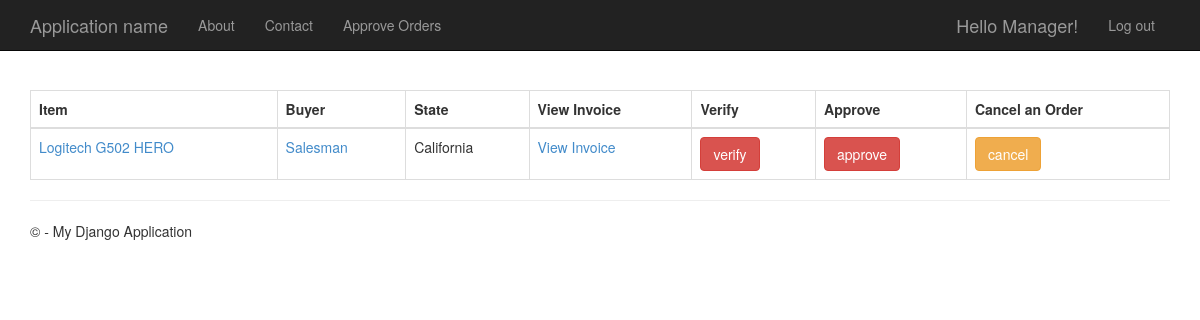
Before: /approve-order/ (signed in) with the older database file.
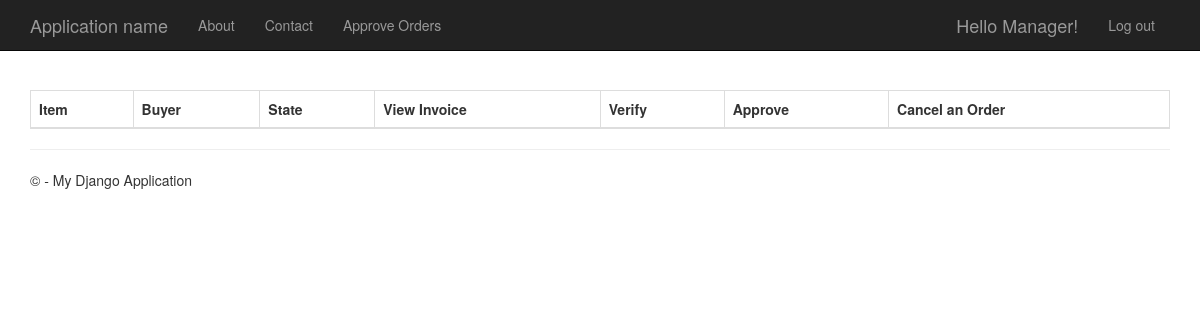
After: the same page with the newer database file.
### item/models.py (models this page shows, shortened)
class DeliveryOrder(models.Model):
    date_added_order = models.DateField(auto_now_add=True)
    item = models.ForeignKey(Item, on_delete=models.CASCADE)
    user = models.ForeignKey(User, on_delete=models.CASCADE)
    quantity = models.IntegerField(default=1)
    state = models.CharField(max_length=30)
    city = models.CharField(max_length=30)
    address = models.CharField(max_length=255)
    home = models.CharField(max_length=30)
    is_verified = models.BooleanField(default=False)
    is_approved = models.BooleanField(default=False)
    is_completed = models.BooleanField(default=False)
    is_canceled = models.BooleanField(default=False)
    is_invoice = models.BooleanField(default=False)
    is_invoice_created = models.BooleanField(default=False)
    service = models.IntegerField(default=10)
    tax = models.IntegerField(default=10)
    quantity = models.IntegerField(default=1)
    invoice = models.FloatField(default=0)

class Item(models.Model):
    name = models.CharField(max_length=50)
    owner = models.ForeignKey(User, on_delete=models.CASCADE)
    price = models.FloatField()
    quantity = models.IntegerField(default=1)
    description = models.TextField(null=True, default=None, blank=True)
    def __str__(self):
        return self.name

### users/models.py (models this page shows)
class User(AbstractUser):
    is_salesman = models.BooleanField(default=True)
    is_manager = models.BooleanField(default=False)
    is_courier = models.BooleanField(default=False)
    is_financeofficer = models.BooleanField(default=False)

### item/views.py (the view)
# urls.py: path("approve-order/", views.approve_order, name="approve-order"),
def approve_order(request):
    orders = DeliveryOrder.objects.all()
    return render(request, "items/approve_order.html", {"orders": orders})

### item/templates/items/approve_order.html (shortened to what this page needs)
{% extends "app/layout.html" %}
{% block content %}
<div>
    {% if user.is_manager %}
    <br/><br/>
        <table class="table table-bordered">
            <thead>
                <tr>
                    <th scope="col">Item</th>
                    <th scope="col">Buyer</th>
                    <th scope="col">State</th>
                    <th scope="col">View Invoice</th>
                    <th scope="col">Verify</th>
                    <th scope="col">Approve</th>
                    <th scope="col">Cancel an Order</th>
                </tr>
            </thead>
            <tbody>
                {% for order in orders %}
                {% if order.is_canceled == False and not order.is_approved == True or order.is_approved and order.is_verified == False and not order.is_canceled == True %}
                    {% if order.is_invoice %}
                <tr>
                    <td><a href="{% url 'item-detail' order.item.id %}">{{ order.item }}</a></td>
                    <td><a href="{% url 'account' order.user.id %}">{{ order.user }}</a></td>
                    <td>{{ order.state }}</td>
                    <td><a href="{% url 'invoice-detail' order.id %}">View Invoice</a></td>
                        {% if order.is_verified %}
                            <td><a href="{% url 'unverified' order.id %}"><button class="btn btn-success">unverify</button></a></td>
                        {% else %}
                            <td><a href="{% url 'verified' order.id %}"><button class="btn btn-danger">verify</button></a></td>
                        {% endif %}
                        {% if order.is_approved %}
                            <td><a href="{% url 'disapproved' order.id %}"><button class="btn btn-success">disapprove</button></a></td>
                        {% else %}
                            <td><a href="{% url 'approved' order.id %}"><button class="btn btn-danger">approve</button></a></td>
                        {% endif %}
                        <td><a href="{% url 'cancel' order.id %}"><button class="btn btn-warning">cancel</button></a></td>
                </tr>
                    {% endif %}
                {% endif %}
                {% empty %}
                <h2>There are no Items to Approve Right now</h2>
            {% endfor %}
            </tbody>
        </table>
    {% else %}
    <h2>You're not a Manager!!!</h2>
    {% endif %}
</div>
{% endblock %}

Changed rows visible on the page:
removed DeliveryOrder: item "Logitech G502 HERO", user "Salesman", state "California", is_verified "verify", is_approved "approve"
